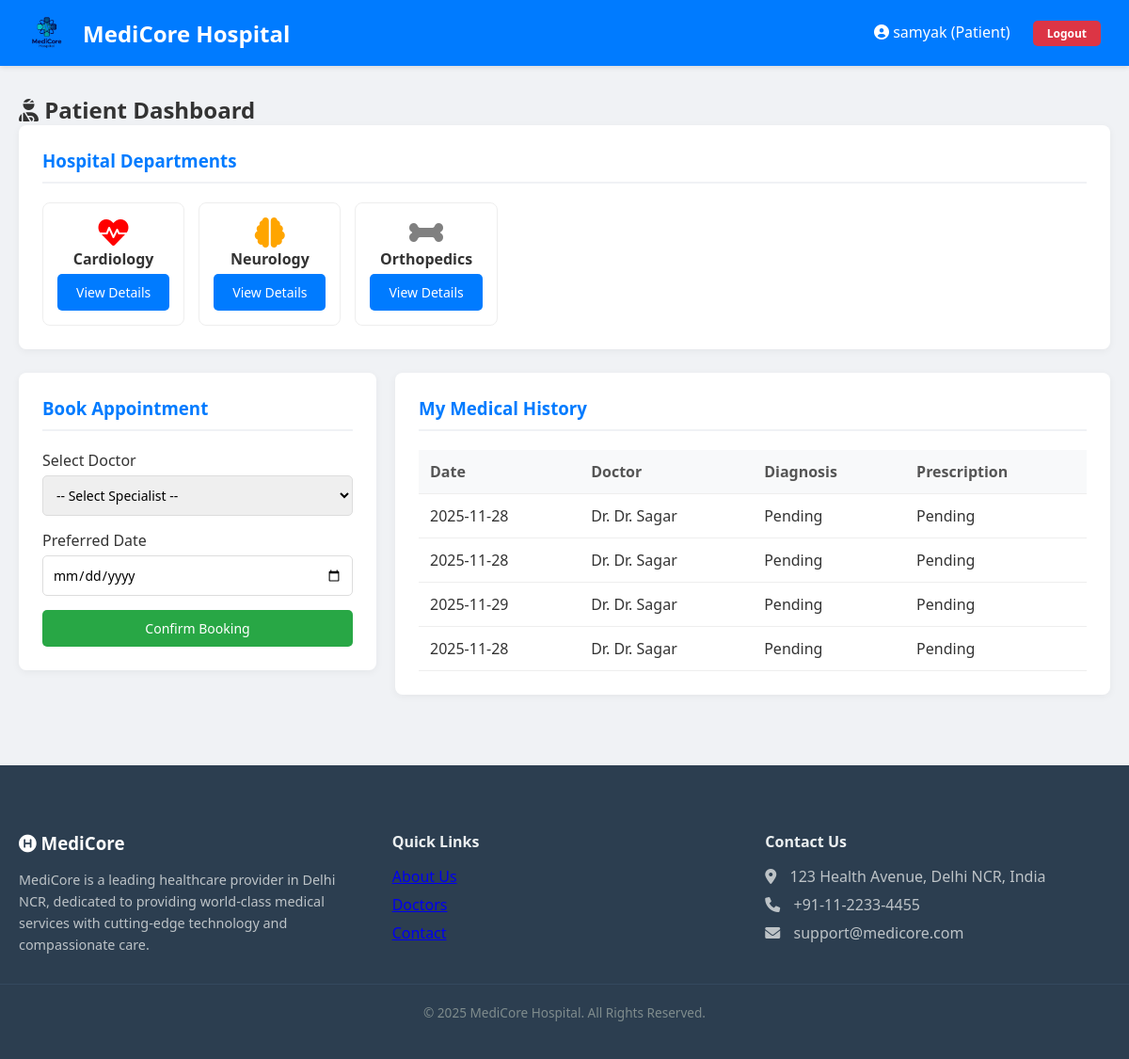
Page /patient/dashboard (signed in) on the committed database.
### models.py (models this page shows)
class Appointment(db.Model):
    __tablename__ = 'appointments'
    id = db.Column(db.Integer, primary_key=True)
    patient_id = db.Column(db.Integer, db.ForeignKey('users.id'), nullable=False)
    doctor_id = db.Column(db.Integer, db.ForeignKey('users.id'), nullable=False)
    date = db.Column(db.DateTime, nullable=False)
    status = db.Column(db.String(50), default='Scheduled') # Scheduled, Completed, Cancelled
    diagnosis = db.Column(db.String(500))           # From diagram (Patient History)
    prescription = db.Column(db.String(500))        # From diagram
    patient = db.relationship('User', foreign_keys=[patient_id], back_populates='appointments')
    doctor = db.relationship('User', foreign_keys=[doctor_id])

class User(UserMixin, db.Model):
    __tablename__ = 'users'
    id = db.Column(db.Integer, primary_key=True)
    username = db.Column(db.String(80), unique=True, nullable=False)
    email = db.Column(db.String(120), unique=True, nullable=False)
    password = db.Column(db.String(200), nullable=False)
    role = db.Column(db.String(50), nullable=False) # 'admin', 'doctor', 'patient'
    doctor_profile = db.relationship('DoctorDetail', back_populates='user', uselist=False)
    appointments = db.relationship('Appointment', foreign_keys='Appointment.patient_id', back_populates='patient')

### app.py (the view)
@app.route('/patient/dashboard')
def patient_dashboard():
    if session.get('role') != 'patient': return redirect(url_for('login'))
    doctors = User.query.filter_by(role='doctor').all()
    my_history = Appointment.query.filter_by(patient_id=session['user_id']).all()
    return render_template('patient/dashboard.html', doctors=doctors, history=my_history)

### templates/patient/dashboard.html (shortened to what this page needs)
{% extends "base.html" %}
{% block content %}
<h2><i class="fas fa-user-injured"></i> Patient Dashboard</h2>
<div class="card">
    <h3>Hospital Departments</h3>
    <div style="display: flex; gap: 15px; overflow-x: auto;">
        <div style="border: 1px solid #eee; padding: 15px; border-radius: 8px; min-width: 150px; text-align: center;">
            <i class="fas fa-heartbeat fa-2x" style="color: red;"></i>
            <h4>Cardiology</h4>
            <button class="btn btn-sm" style="margin-top: 5px;">View Details</button>
        </div>
        <div style="border: 1px solid #eee; padding: 15px; border-radius: 8px; min-width: 150px; text-align: center;">
            <i class="fas fa-brain fa-2x" style="color: orange;"></i>
            <h4>Neurology</h4>
            <button class="btn btn-sm" style="margin-top: 5px;">View Details</button>
        </div>
        <div style="border: 1px solid #eee; padding: 15px; border-radius: 8px; min-width: 150px; text-align: center;">
            <i class="fas fa-bone fa-2x" style="color: grey;"></i>
            <h4>Orthopedics</h4>
            <button class="btn btn-sm" style="margin-top: 5px;">View Details</button>
        </div>
    </div>
</div>
<div class="row" style="display: flex; gap: 20px;">
    <div style="flex: 1;">
        <div class="card">
            <h3>Book Appointment</h3>
            <form action="{{ url_for('book_appointment') }}" method="POST">
                <div class="form-group">
                    <label>Select Doctor</label>
                    <select name="doctor_id" required>
                        <option value="">-- Select Specialist --</option>
                    </select>
                </div>
                <div class="form-group">
                    <label>Preferred Date</label>
                    <input type="date" name="date" required>
                </div>
                <button type="submit" class="btn btn-success" style="width: 100%;">Confirm Booking</button>
            </form>
        </div>
    </div>
    <div style="flex: 2;">
        <div class="card">
            <h3>My Medical History</h3>
            <table>
                <thead>
                    <tr>
                        <th>Date</th>
                        <th>Doctor</th>
                        <th>Diagnosis</th>
                        <th>Prescription</th>
                    </tr>
                </thead>
                <tbody>
                    {% for record in history %}
                    <tr>
<td>{{ record.date.strftime('%Y-%m-%d') }}</td>
                        <td>Dr. {{ record.doctor.username }}</td>
                        <td>{{ record.diagnosis or 'Pending' }}</td>
                        <td>{{ record.prescription or 'Pending' }}</td>
                    </tr>
                    {% else %}
                    <tr>
                        <td colspan="4">No records found.</td>
                    </tr>
                    {% endfor %}
                </tbody>
            </table>
        </div>
    </div>
</div>
{% endblock %}

### templates/base.html (shortened to what this page needs)
<!DOCTYPE html>
<html lang="en">
<head>
    <link rel="stylesheet" href="{{ url_for('static', filename='css/style.css') }}">
    <link rel="stylesheet" href="https://cdnjs.cloudflare.com/ajax/libs/font-awesome/6.0.0/css/all.min.css">
</head>
<body>
    <nav class="navbar">
        <div class="logo">
            <img src="{{ url_for('static', filename='images/logo.png') }}" alt="MediCore Logo"
                style="height: 40px; vertical-align: middle; margin-right: 10px;">
            MediCore Hospital
        </div>
        <div class="nav-links">
            {% if session.user_id %}
            <span><i class="fas fa-user-circle"></i> {{ session.username }} ({{ session.role|capitalize }})</span>
            <a href="/logout" class="btn btn-danger" style="padding: 5px 15px; font-size: 12px;">Logout</a>
            {% else %}
            <a href="/login">Login</a>
            <a href="/register">Register</a>
            {% endif %}
        </div>
    </nav>
    <div class="container" style="min-height: 60vh;">
        {% block content %}{% endblock %}
    </div>
    <footer style="background-color: #2c3e50; color: white; padding: 40px 0; margin-top: 50px;">
        <div class="container" style="display: flex; justify-content: space-between; flex-wrap: wrap; gap: 30px;">
            <div style="flex: 1; min-width: 250px;">
                <h3 style="margin-bottom: 15px;"><i class="fas fa-hospital-symbol"></i> MediCore</h3>
                <p style="font-size: 0.9rem; color: #bdc3c7; line-height: 1.6;">
                    MediCore is a leading healthcare provider in Delhi NCR, dedicated to providing world-class medical
                    services with cutting-edge technology and compassionate care.
                </p>
            </div>
            <div style="flex: 1; min-width: 200px;">
                <h4 style="margin-bottom: 15px; color: #ecf0f1;">Quick Links</h4>
                <ul style="list-style: none; padding: 0; margin: 0;">
                <li style="margin-bottom: 8px;"><a href="{{ url_for('about') }}">About Us</a></li>
                <li style="margin-bottom: 8px;"><a href="{{ url_for('doctors') }}">Doctors</a></li>
                <li style="margin-bottom: 8px;"><a href="{{ url_for('contact') }}">Contact</a></li>
                </ul>
            </div>
            <div style="flex: 1; min-width: 250px;">
                <h4 style="margin-bottom: 15px; color: #ecf0f1;">Contact Us</h4>
                <p style="color: #bdc3c7; margin-bottom: 8px;"><i class="fas fa-map-marker-alt"
                        style="margin-right: 10px;"></i> 123 Health Avenue, Delhi NCR, India</p>
                <p style="color: #bdc3c7; margin-bottom: 8px;"><i class="fas fa-phone" style="margin-right: 10px;"></i>
                    +91-11-2233-4455</p>
                <p style="color: #bdc3c7;"><i class="fas fa-envelope" style="margin-right: 10px;"></i>
                    support@medicore.com</p>
            </div>
        </div>
        <div
            style="text-align: center; border-top: 1px solid #34495e; margin-top: 30px; padding-top: 20px; color: #7f8c8d; font-size: 0.85rem;">
            &copy; 2025 MediCore Hospital. All Rights Reserved.
        </div>
    </footer>
</body>
</html>

### static/css/style.css (style rules this page uses)
* { margin: 0; padding: 0; box-sizing: border-box; font-family: 'Segoe UI', Tahoma, Geneva, Verdana, sans-serif; }
body { background-color: #f0f2f5; color: #333; }
.navbar { background-color: #007bff; color: white; padding: 15px 30px; display: flex; justify-content: space-between; align-items: center; box-shadow: 0 2px 5px rgba(0, 0, 0, 0.1); }
.navbar a { color: white; text-decoration: none; font-weight: 600; margin-left: 20px; }
.navbar { background-color: #007bff; color: white; padding: 15px 30px; display: flex; justify-content: space-between; align-items: center; box-shadow: 0 2px 5px rgba(0, 0, 0, 0.1); position: sticky; top: 0; z-index: 1000; }
.navbar .logo { font-size: 1.5rem; font-weight: bold; display: flex; align-items: center; gap: 10px; }
.container { max-width: 1200px; margin: 30px auto; padding: 0 20px; }
.card { background: white; border-radius: 8px; padding: 25px; margin-bottom: 25px; box-shadow: 0 2px 8px rgba(0, 0, 0, 0.05); }
.card h3 { border-bottom: 2px solid #f0f2f5; padding-bottom: 10px; margin-bottom: 20px; color: #007bff; }
.form-group { margin-bottom: 15px; }
label { display: block; margin-bottom: 5px; font-weight: 500; }
input, select, textarea { width: 100%; padding: 10px; border: 1px solid #ddd; border-radius: 5px; font-size: 14px; transition: border 0.3s; }
.btn { display: inline-block; padding: 10px 20px; background-color: #007bff; color: white; border: none; border-radius: 5px; cursor: pointer; text-decoration: none; font-size: 14px; transition: background 0.2s; }
.btn-danger { background-color: #dc3545; }
.btn-success { background-color: #28a745; }
table { width: 100%; border-collapse: collapse; margin-top: 10px; }
th, td { padding: 12px; text-align: left; border-bottom: 1px solid #eee; }
th { background-color: #f8f9fa; color: #555; }

### rows in the picture
Appointment: date "2025-11-28", doctor.username "Dr. Sagar", diagnosis "Pending", prescription "Pending"
Appointment: date "2025-11-28", doctor.username "Dr. Sagar", diagnosis "Pending", prescription "Pending"
Appointment: date "2025-11-29", doctor.username "Dr. Sagar", diagnosis "Pending", prescription "Pending"
Appointment: date "2025-11-28", doctor.username "Dr. Sagar", diagnosis "Pending", prescription "Pending"

### other values in the picture
{{ session.username }} "samyak"
{{ session.role|capitalize }} "Patient"
